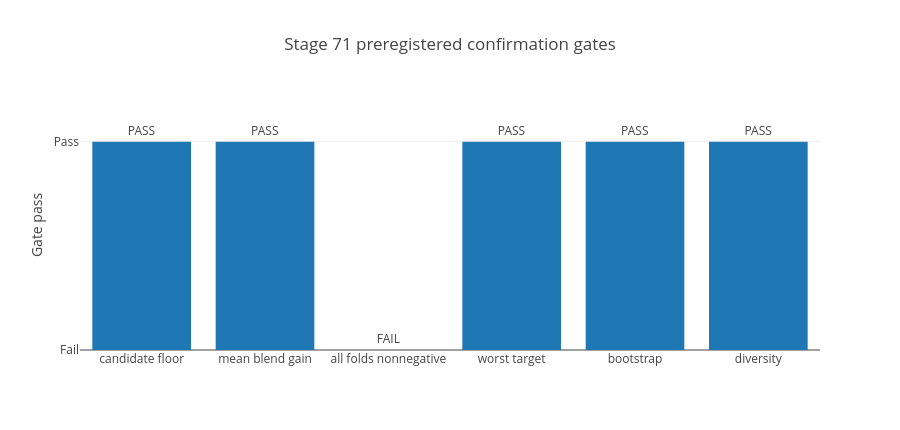

The code cell stored with this chart in its notebook:
### Markdown cell above
## Frozen gate outcome

Five confirmation gates passed: candidate floor, mean blend gain, worst-target regression limit, bootstrap-positive fraction, and diversity. The only failed gate was the all-folds-nonnegative rule. This is recorded as a valid scientific negative result rather than weakening the rule after seeing the outcome.

Stage 72 then moved to submission-boundary engineering. No new official Kaggle score is claimed in this notebook.

### Code cell
gates=pd.DataFrame({'Gate':['candidate floor','mean blend gain','all folds nonnegative','worst target','bootstrap','diversity'],'Pass':[1,1,0,1,1,1]})
fig=px.bar(gates,x='Gate',y='Pass',text=gates['Pass'].map({1:'PASS',0:'FAIL'}),title='Stage 71 preregistered confirmation gates')
fig.update_traces(textposition='outside')
fig.update_layout(height=430,yaxis_range=[0,1.2],yaxis_tickvals=[0,1],yaxis_ticktext=['Fail','Pass'])
fig.show()
print('RESIDUAL_CONFIRMATION_PUBLICATION_COMPLETE')

### Figure 1 — Plotly figure (JSON) as saved in the notebook; plotly's stock layout.template omitted (floating-point values rounded to 4 significant figures)
{"data": [{"type": "bar", "x": ["candidate floor", "mean blend gain", "all folds nonnegative", "worst target", "bootstrap", "diversity"], "y": [1, 1, 0, 1, 1, 1], "text": ["PASS", "PASS", "FAIL", "PASS", "PASS", "PASS"], "textposition": "outside"}], "layout": {"title": {"text": "Stage 71 preregistered confirmation gates"}, "height": 430, "yaxis": {"title": {"text": "Gate pass"}, "range": [0, 1.2], "tickvals": [0, 1], "ticktext": ["Fail", "Pass"]}}}
